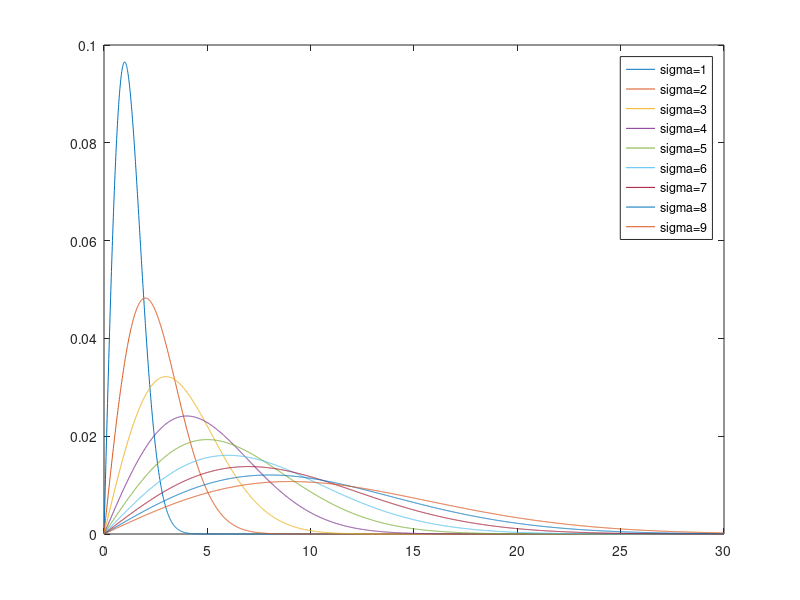

Reproduce this figure in MATLAB.
%% RAYLEIGH Published

variance = 9;
sigma = 1:variance;
samples = 3000;
V = linspace(0,30,samples);
p_v = zeros(variance,samples);
for i = 1:length(sigma)
p_v(i,:) = (V./(2.*pi.*(sigma(i).^2))).*(exp(-(V.^2)./(2*(sigma(i).^2))));
end
figure(1)
for i = 1:length(sigma)
    
    plot(V,p_v(i,:))
    hold on
    
end
hold off
legend('sigma=1','sigma=2','sigma=3','sigma=4','sigma=5','sigma=6','sigma=7','sigma=8','sigma=9')
